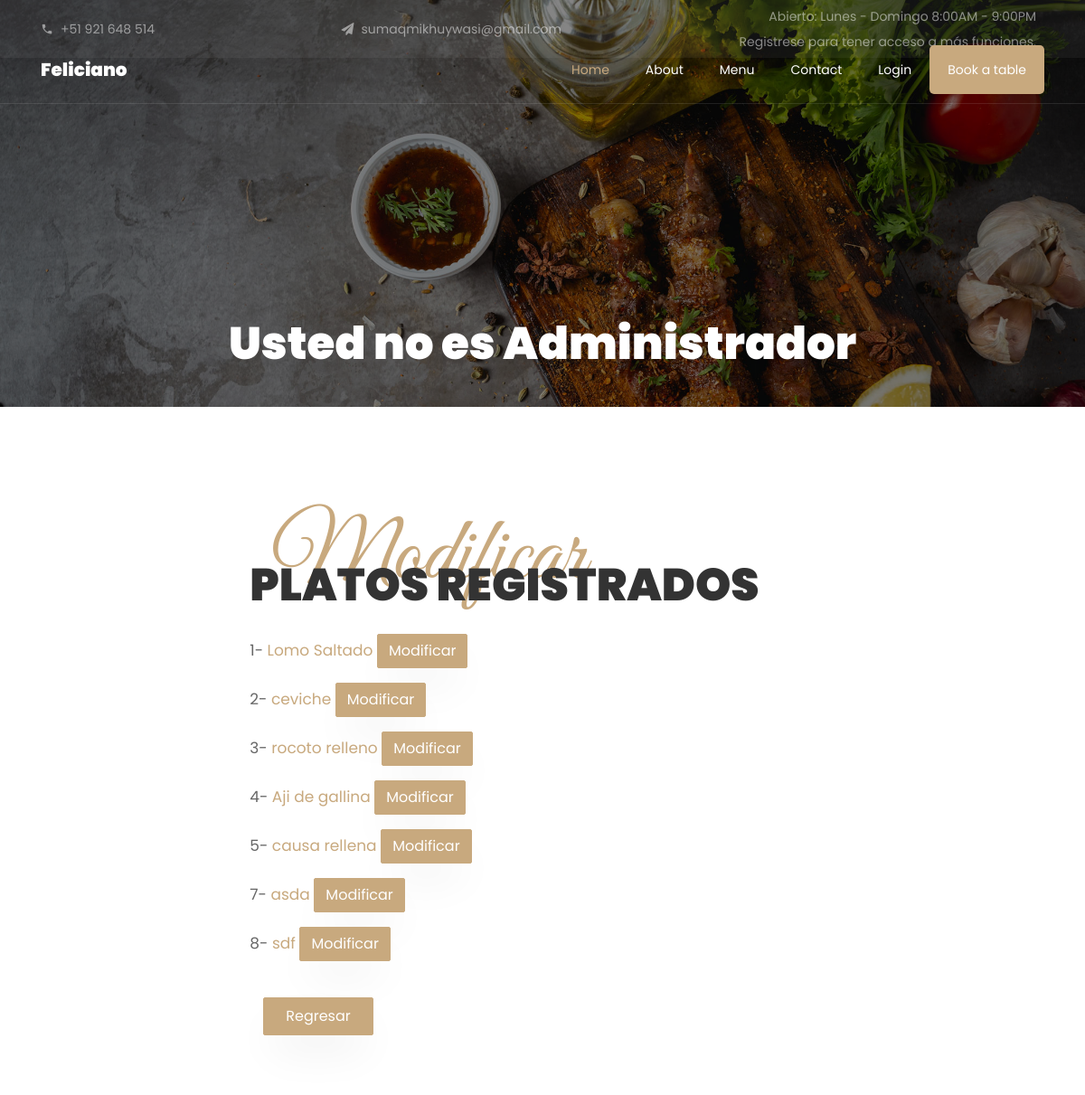
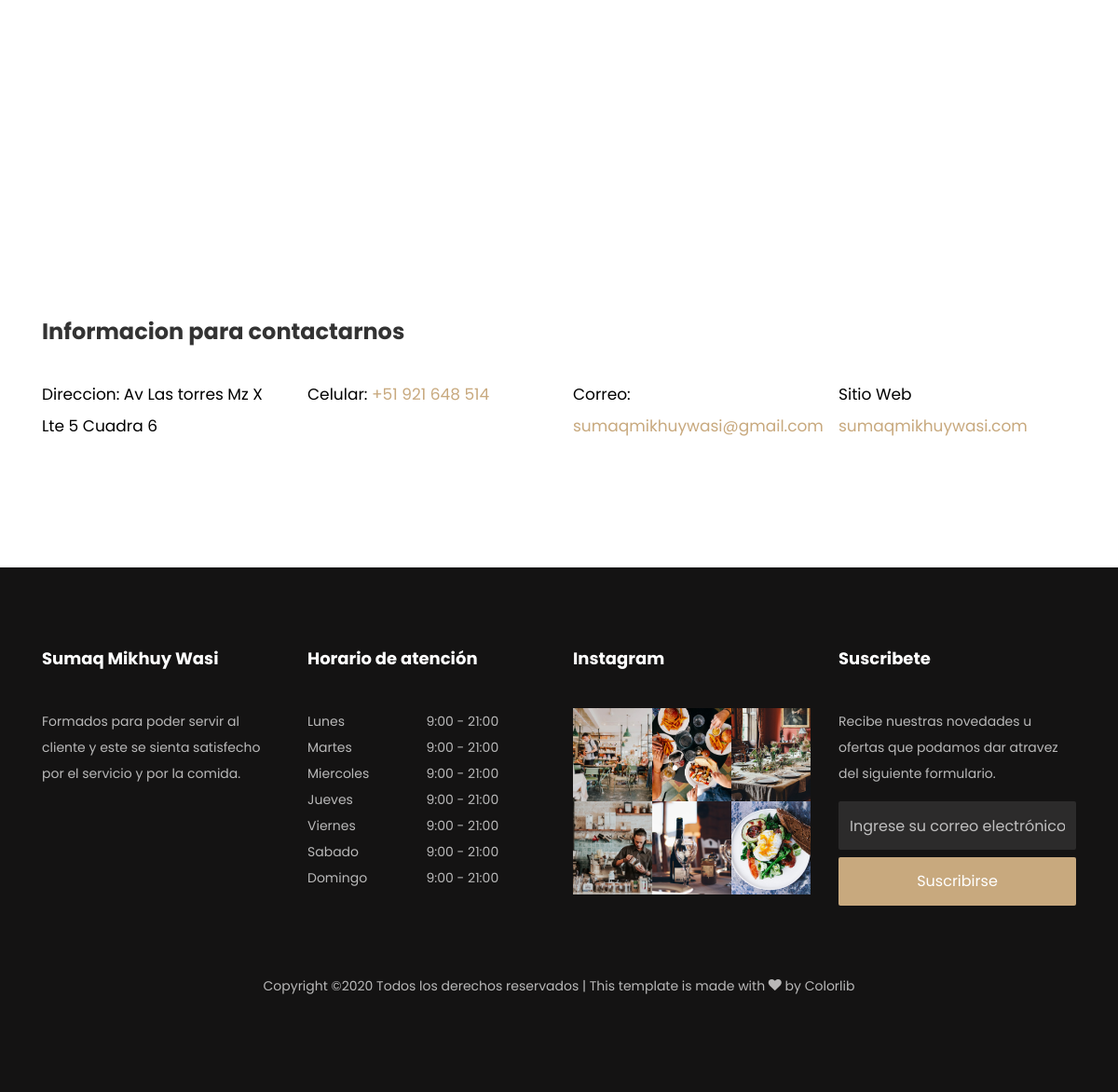
The page /platos/modificar on the database its author committed (2 pictures, top to bottom).
### platos/models.py (models this page shows)
class Platos(models.Model):
	nombre		= models.CharField(max_length=100)
	ciudad		= models.CharField(max_length=100)
	descripcion	= models.TextField()
	imagen		= models.ImageField(upload_to='images')
	precio		= models.FloatField()
	portada 	= models.BooleanField(default=False)
	oferta		= models.BooleanField(default=False)
	def get_absolute_url(self):
		return reverse('platos:detalles_plato', kwargs = {'pk': self.id})

### platos/views.py (the view)
# urls.py: path('modificar',views.modificar2,name='editar_comandas'),
def modificar2(request):
	object_list=Platos.objects.all()
	return render(request,'platos/platos_modificar.html',{'object_list':object_list})

### platos/templates/platos/platos_modificar.html (shortened to what this page needs)
{% extends 'base2.html' %}
{% block content %}
{% load static %}
<nav class="navbar navbar-expand-lg navbar-dark ftco_navbar bg-dark ftco-navbar-light" id="ftco-navbar">
	<div class="container">
	    <a class="navbar-brand" href="index.html">Feliciano</a>
		<div class="collapse navbar-collapse" id="ftco-nav">
	        <ul class="navbar-nav ml-auto">
	        	<li class="nav-item active"><a href="/" class="nav-link">Home</a></li>
				<li class="nav-item"><a href="about.html" class="nav-link">About</a></li>
            	<li class="nav-item"><a href="menu.html" class="nav-link">Menu</a></li>
            	<li class="nav-item"><a href="contact.html" class="nav-link">Contact</a></li>
            	{% if user.is_authenticated %}
            		<li class="nav-item"><a href="#" class="nav-link">Hola, {{user.first_name}}</a></li>
            	{% else %}
            		<li class="nav-item"><a href="/accounts/login" class="nav-link">Login</a></li>
            	{% endif %}
            <li class="nav-item cta"><a href="reservation.html" class="nav-link">Book a table</a></li>
	        </ul>
	    </div>
    </div>
</nav>
<section class="hero-wrap hero-wrap-2" style="background-image: url({% static 'images/bg_3.jpg' %});" data-stellar-background-ratio="0.5">
    <div class="overlay"></div>
	<div class="container">
        <div class="row no-gutters slider-text align-items-end justify-content-center">
        	<div class="col-md-9 ftco-animate text-center mb-4">
            	{% if user.is_staff %}
            		<h1 class="mb-2 bread">Platos</h1>
            		<p class="breadcrumbs"><span class="mr-2"><a href="index.html">Platos <i class="ion-ios-arrow-forward"></i></a></span> <span>Administrar Platos <i class="ion-ios-arrow-forward"></i></span></p>
            	{% else %}
            		<h1 class="mb-2 bread">Usted no es Administrador</h1>
            	{% endif %}
          	</div>
        </div>
    </div>
</section>
	<section class="ftco-section contact-section">
		<div class="container">
			<div class=" justify-content-center d-flex no-gutters">
		        <div class="col-md-7 order-md-last ftco-animate makereservation ">
			       	<div class="py-md-5">
				       	<div class="heading-section ftco-animate mb-4">
				         	<span class="subheading ml-4">Modificar</span>
				            <h2 class="mb-8">PLATOS REGISTRADOS</h2>
				        </div>
						<div class="form-group">
						    {% block body %}
							{% for instance in object_list %}
								<p>{{ instance.id }}-
									<a href='{{ instance.get_absolute_url }}'>{{ instance.nombre }}</a>
									<a href="{{ instance.get_absolute_url }}" class="btn btn-primary">Modificar</a>
								</p>
							{% endfor %}
				        </div>
				        <div class="col-md-12 mt-3">
				           	<div class="form-group">
								<a href="./" class="btn btn-primary py-2 px-4 mr-4 mt-4">Regresar</a>
				           	</div>
				        </div>
				        {% endblock %}
				    </div>
			    </div>
			</div>
		</div>
	</section>
{% endblock %}

### rows shown on the page
Platos: id "1", nombre "Lomo Saltado"
Platos: id "2", nombre "ceviche"
Platos: id "3", nombre "rocoto relleno"
Platos: id "4", nombre "Aji de gallina"
Platos: id "5", nombre "causa rellena"
Platos: id "7", nombre "asda"
Platos: id "8", nombre "sdf"
